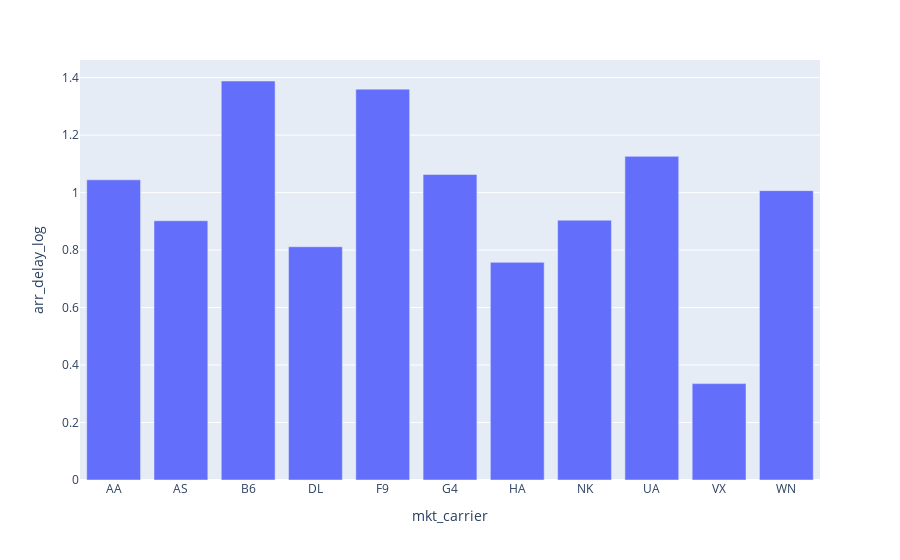

Write notebook code for a chart like this one.
### Code cell
px.bar(car_del_avg, x='mkt_carrier', y='arr_delay_log')

### Figure 1 — Plotly figure (JSON) as saved in the notebook; plotly's stock layout.template omitted (floating-point values rounded to 4 significant figures)
{"data": [{"alignmentgroup": "True", "hovertemplate": "mkt_carrier=%{x}<br>arr_delay_log=%{y}<extra></extra>", "legendgroup": "", "marker": {"color": "#636efa", "pattern": {"shape": ""}}, "name": "", "offsetgroup": "", "orientation": "v", "showlegend": false, "textposition": "auto", "type": "bar", "x": ["AA", "AS", "B6", "DL", "F9", "G4", "HA", "NK", "UA", "VX", "WN"], "xaxis": "x", "y": [1.044, 0.9022, 1.388, 0.8116, 1.36, 1.063, 0.7573, 0.9039, 1.126, 0.3354, 1.007], "yaxis": "y"}], "layout": {"barmode": "relative", "legend": {"tracegroupgap": 0}, "margin": {"t": 60}, "xaxis": {"anchor": "y", "domain": [0, 1], "title": {"text": "mkt_carrier"}}, "yaxis": {"anchor": "x", "domain": [0, 1], "title": {"text": "arr_delay_log"}}}}
